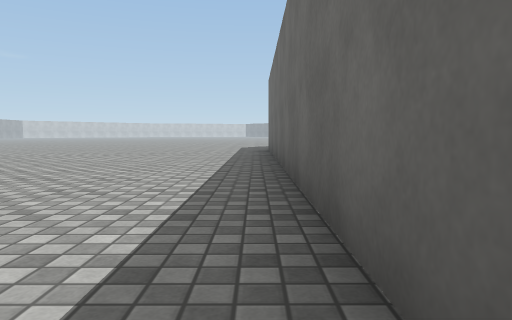
[1] (above)

22 first-person views from a walk through a scene from a Unity 3-D project. The camera is 0.5 m above the floor, tilts 4° down and sees 70° across. The floor is counted in squares, 1 m on a side. Each view is taken from the middle of a square. On the plan, view 1 faces up. The plan holds only what a view shows up to about 9 squares ahead; the rest is blank. The place goes on beyond the plan. The player is left out. Surface patterns are stand-ins for the level's own textures.

[2]
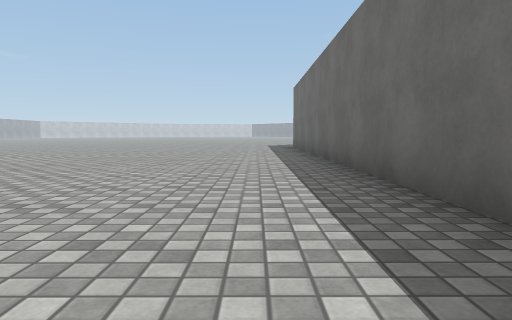

[3]
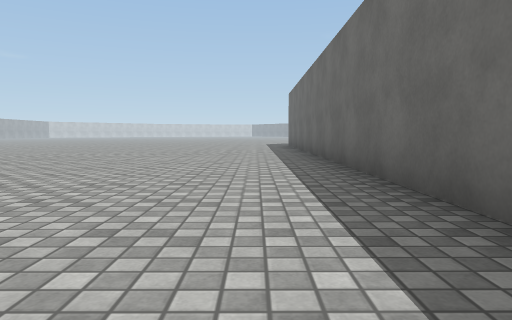

[4]
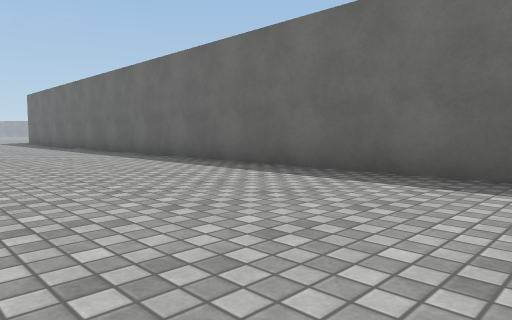

[5]
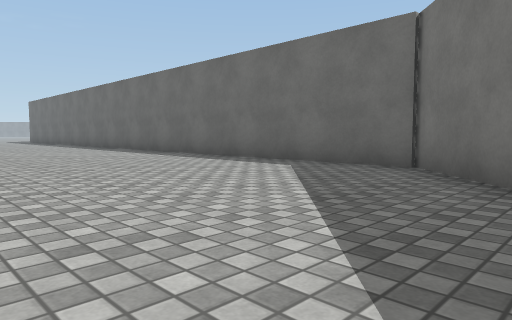

[6]
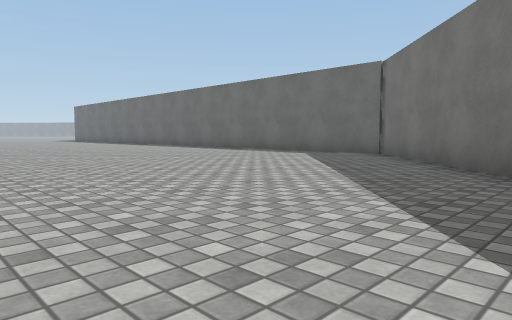

[7]
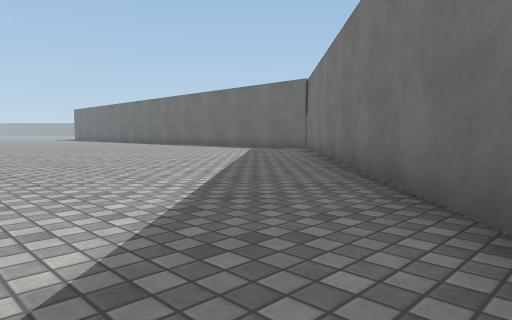

[8]
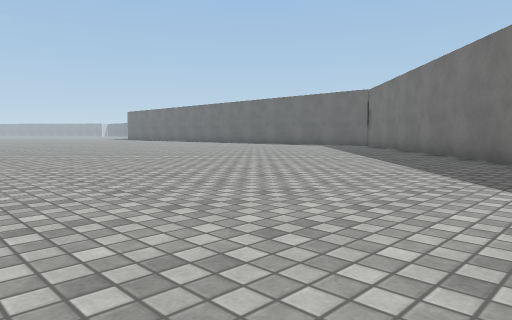

[9]
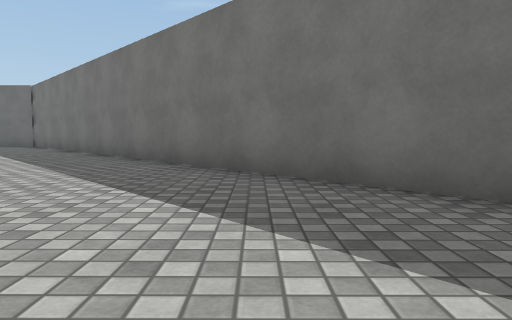

[10]
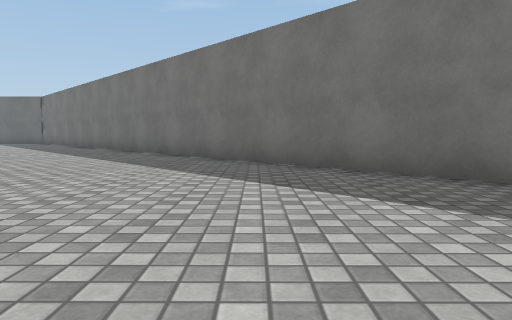

[11]
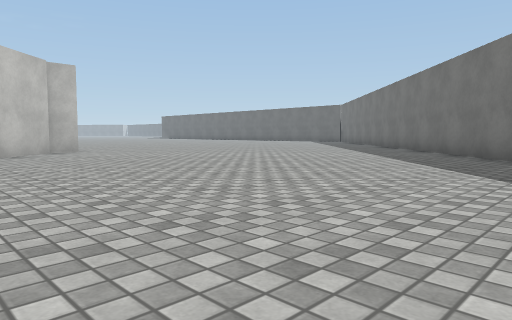

[12]
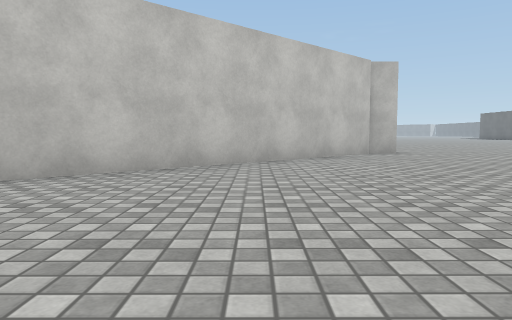

[13]
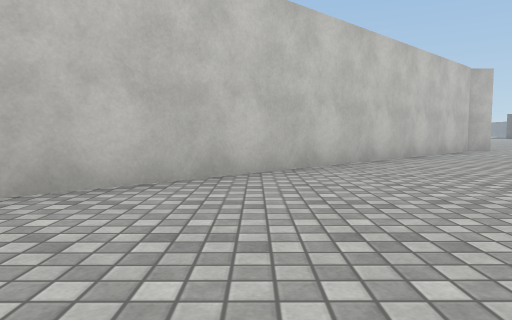

[14]
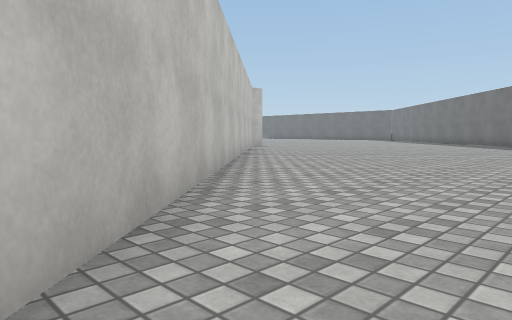

[15]
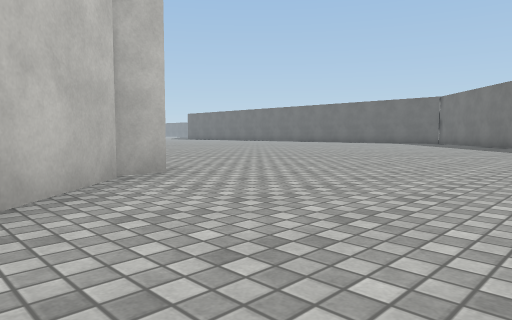

[16]
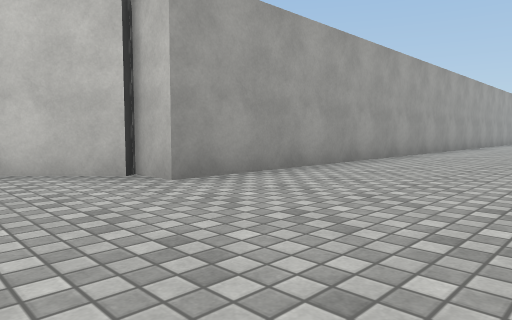

[17]
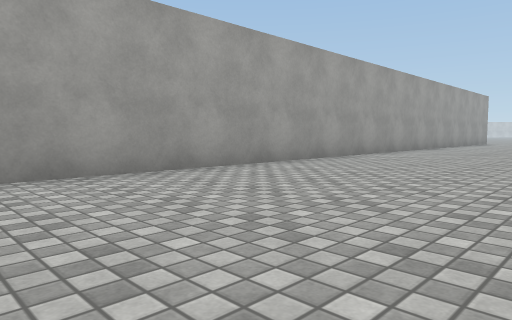

[18]
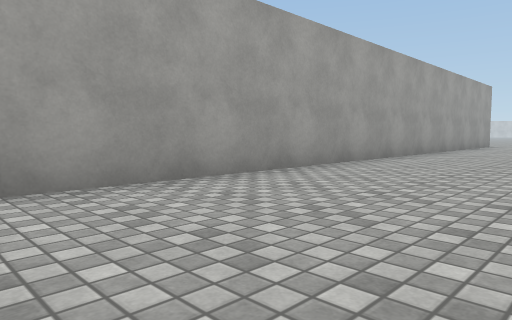

[19]
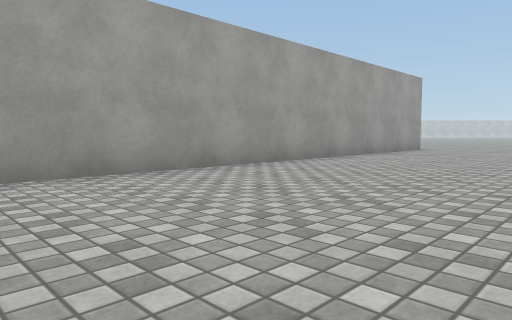

[20]
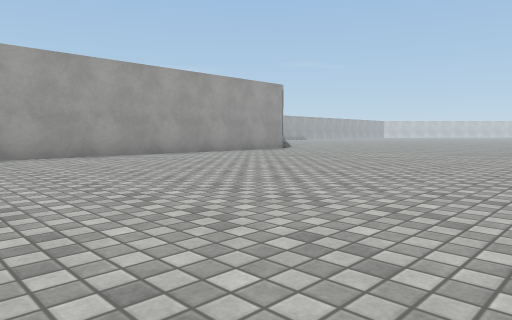

[21]
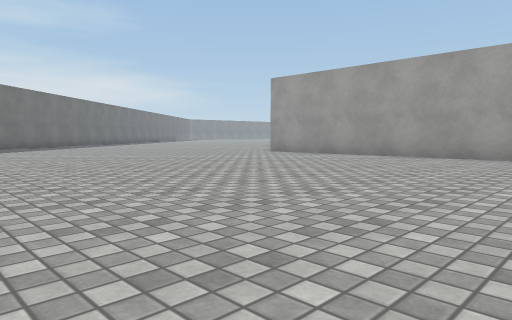

[22]
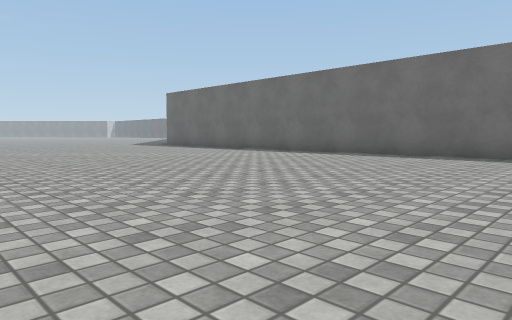

### Floor plan
Points are (right, up) in squares from view 1. A wall is a line through its corners. A room is listed if a view was taken in it or the views show most of it. See-through windows are left out.
Room 1 (views 1, 2, 3, 4, 5, 6, 7, 8, 9, 10, 11, 12, 13, 14, 15, 16, 17, 18, 19, 20, 21, 22)
walls: (-16.1, -10.9) (-25.9, -19.9); (-15.5, 6.4) (-15.5, -10.8) (-16.4, -10.8); (-13.3, -21.6) (0.4, -8.9) (0.4, 8.6)

Where each view was taken, in squares from view 1:
view 1: 0 up, 0 right, facing up
view 2: 2 down, 1 left, facing up
view 3: 4 down, 1 left, facing up
view 4: 7 down, 4 left, facing up-right
view 5: 11 down, 5 left, facing up-right
view 6: 13 down, 8 left, facing up-right
view 7: 16 down, 9 left, facing up-right
view 8: 16 down, 13 left, facing up-right
view 9: 17 down, 13 left, facing right
view 10: 19 down, 17 left, facing right
view 11: 21 down, 19 left, facing up-right
view 12: 20 down, 19 left, facing up
view 13: 21 down, 22 left, facing up
view 14: 21 down, 26 left, facing up-right
view 15: 15 down, 18 left, facing up-right
view 16: 13 down, 12 left, facing up-left
view 17: 10 down, 11 left, facing up-left
view 18: 6 down, 12 left, facing up-left
view 19: 2 down, 11 left, facing up-left
view 20: 0 up, 7 left, facing up-left
view 21: 3 down, 7 left, facing down-left
view 22: 2 down, 8 left, facing up-right
